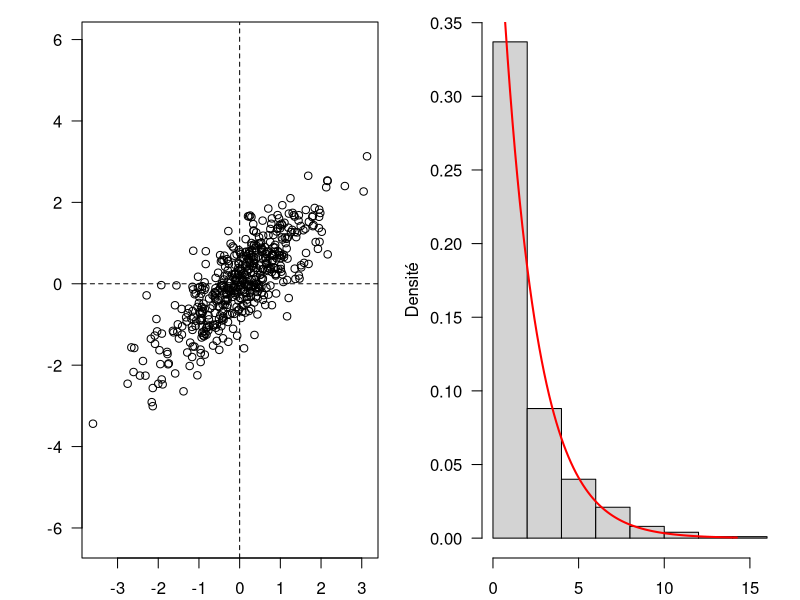
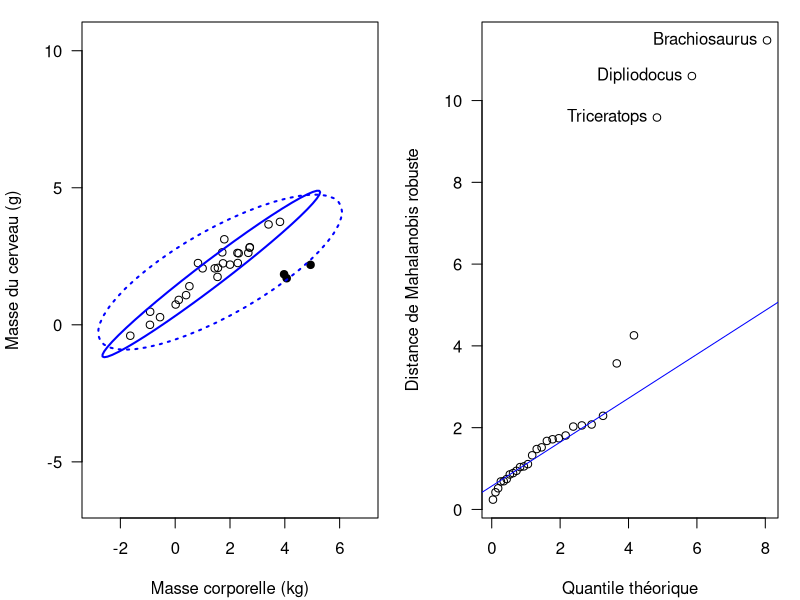

Here is the R script that generated these plots, in order:
## ---- chunk 1
#| label: fig-mahalanobis-khi2
#| fig-width: 7
#| fig-height: 3.5
#| fig-cap: "Gauche : données simulées distribuées normalement. Droite : histogramme des distances de Mahalanobis et densité de probabilité de la loi du $\\chi^2$ à 2 degrés de liberté (en rouge)."
## Simuler 500 observations de deux variables 
## Les deux variables ont pour moyenne 0 et écart-type 1
## La corrélation entre les deux variables est fixée à 0.8
sigma <- matrix(c(1, 0.8, 0.8, 1), nrow = 2, ncol = 2) # covariance
z <- MASS::mvrnorm(n = 500, mu = c(0, 0), Sigma = sigma)

## Calculer les distances de Mahalanobis
## (chaque observation par rapport à l'ensemble des données)
## NB : mahalanobis() retourne le carré de la distance
d2 <- mahalanobis(x = z, center = colMeans(z), cov = cov(z))

## Paramètres graphiques
par(mfrow = c(1, 2), mar = c(2, 4, 1, 1) + 0.1, las = 1)

## Diagramme de dispersion des observations
plot(x = z, type = "p", xlab = "", ylab = "", asp = 1)
abline(h = 0, v = 0, lty = 2)

## Histogramme des distances
hist(d2, freq = FALSE, main = "", xlab = "", ylab = "Densité")

## Loi du khi-deux à 2 degrés de liberté
curve(dchisq(x, df = 2), from = 0, to = max(d2),
      col = "red", lwd = 2, add = TRUE)
## ---- chunk 2
#| label: fig-mahalanobis-robuste
#| out-width: '70%'
#| fig-width: 5
#| fig-height: 5
#| fig-cap: "Masse du cerveau en fonction de la masse corporelle de 28 espèces animales (échelle logarithmique, base 10). Les symboles pleins correspondent aux dinosaures. Ellipses de tolérance (seuil fixé à $\\chi^2_{2;0.975}$) calculées à partir de la moyenne et de la covariance classiques (tirets) et à l'aide d'estimateurs robustes (ellipsoïde de volume minimal ; trait plein)."
## Répliquer la figure 1 de Rousseeuw et van Zomeren (1990)
data("Animals", package = "MASS")
brain <- log10(Animals) # Echelle logarithmique

## Paramètres graphiques
par(mar = c(4, 4, 1, 1) + 0.1, las = 1)

## Diagramme de dispersion
plot(
  x = brain, type = "p", asp = 1,
  xlim = c(-3, 7), ylim = c(-2, 6),
  xlab = "Masse corporelle (kg)",
  ylab = "Masse du cerveau (g)"
)
## Mettre en évidence les dinosaures
dino <- c("Dipliodocus", "Triceratops", "Brachiosaurus")
lines(
  x = brain[rownames(brain) %in% dino, ],
  type = "p", pch = 16
)

## Ellipses de tolérance
## Estimateurs classiques
car::ellipse(
  center = colMeans(brain),
  shape = cov(brain),
  radius = sqrt(qchisq(0.975, df = 2)),
  center.pch = NULL, col = "blue", lty = 3
)
## Estimateurs robustes
rob <- MASS::cov.rob(brain, method = "mve") # Ellipsoïde de volume minimal
car::ellipse(
  center = rob$center,
  shape = rob$cov,
  radius = sqrt(qchisq(0.975, df = 2)),
  center.pch = NULL, col = "blue", lty = 1
)
## ---- chunk 3
#| label: fig-mahalanobis-qqplot
#| out-width: '70%'
#| fig-width: 5
#| fig-height: 5
#| fig-cap: "TODO"
## Distance de Mahalanobis robuste
d <- sqrt(mahalanobis(brain, center = rob$center, cov = rob$cov))
## Trier par rang
d <- sort(d)

## Paramètres graphiques
par(mar = c(4, 4, 1, 1) + 0.1, las = 1)

## Quantiles théoriques
q <- qchisq(ppoints(length(d)), df = 2)

## Diagramme Quantile-Quantile
plot(
  x = q, 
  y = d, 
  xlab = "Quantile théorique",
  ylab = "Distance de Mahalanobis robuste"
)
## Tracer la droite théorique
qqline(y = d, distribution = function(p) qchisq(p, df = 2), col = "blue")
## Mettre en évidence les dinosaures
text(x = q[d > 9], y = d[d > 9], labels = names(d[d > 9]), pos = 2)
